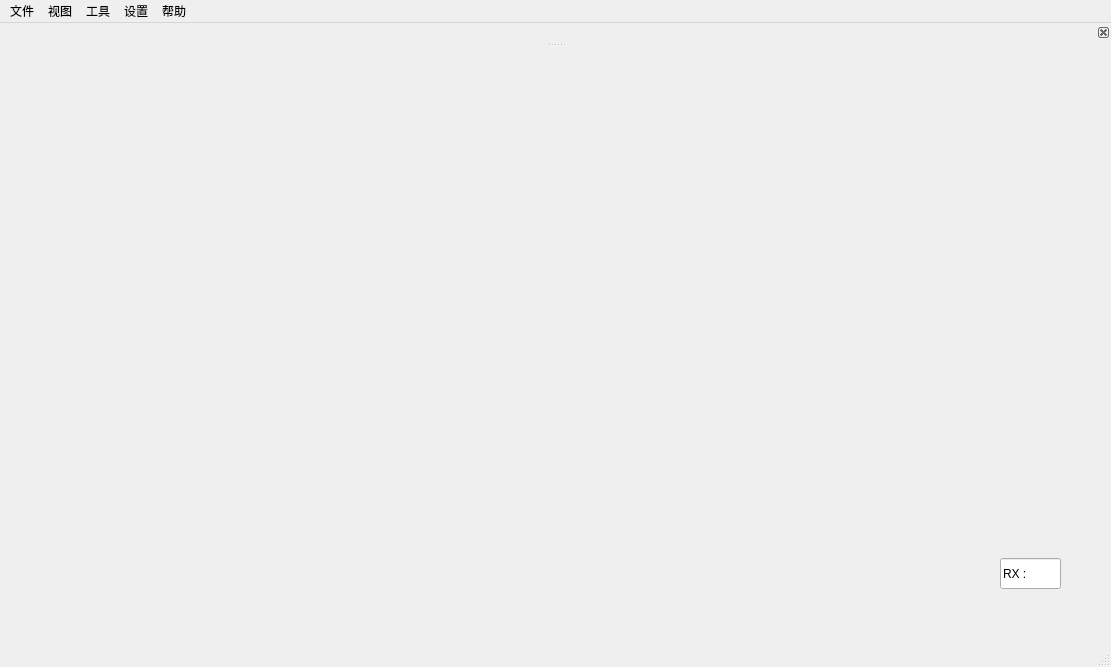
<?xml version="1.0" encoding="UTF-8"?>
<ui version="4.0">
 <class>MainWindow</class>
 <widget class="QMainWindow" name="MainWindow">
  <property name="geometry">
   <rect>
    <x>0</x>
    <y>0</y>
    <width>1111</width>
    <height>667</height>
   </rect>
  </property>
  <property name="windowTitle">
   <string>MainWindow</string>
  </property>
  <property name="styleSheet">
   <string notr="true"/>
  </property>
  <widget class="QWidget" name="centralwidget">
   <widget class="QLineEdit" name="lineEdit">
    <property name="geometry">
     <rect>
      <x>1000</x>
      <y>510</y>
      <width>61</width>
      <height>31</height>
     </rect>
    </property>
    <property name="text">
     <string>RX : </string>
    </property>
   </widget>
  </widget>
  <widget class="QMenuBar" name="menubar">
   <property name="geometry">
    <rect>
     <x>0</x>
     <y>0</y>
     <width>1111</width>
     <height>26</height>
    </rect>
   </property>
   <widget class="QMenu" name="menulmy">
    <property name="title">
     <string>文件</string>
    </property>
   </widget>
   <widget class="QMenu" name="menu">
    <property name="title">
     <string>视图</string>
    </property>
   </widget>
   <widget class="QMenu" name="menu_2">
    <property name="title">
     <string>工具</string>
    </property>
   </widget>
   <widget class="QMenu" name="menu_3">
    <property name="title">
     <string>设置</string>
    </property>
   </widget>
   <widget class="QMenu" name="menu_4">
    <property name="title">
     <string>帮助</string>
    </property>
   </widget>
   <addaction name="menulmy"/>
   <addaction name="menu"/>
   <addaction name="menu_2"/>
   <addaction name="menu_3"/>
   <addaction name="menu_4"/>
  </widget>
  <widget class="QStatusBar" name="statusbar"/>
  <widget class="QDockWidget" name="dockWidget_2">
   <property name="features">
    <set>QDockWidget::DockWidgetClosable</set>
   </property>
   <attribute name="dockWidgetArea">
    <number>4</number>
   </attribute>
   <widget class="QWidget" name="widget">
    <widget class="QComboBox" name="comboBox">
     <property name="geometry">
      <rect>
       <x>10</x>
       <y>10</y>
       <width>91</width>
       <height>31</height>
      </rect>
     </property>
    </widget>
    <widget class="QPushButton" name="pushButton">
     <property name="geometry">
      <rect>
       <x>110</x>
       <y>10</y>
       <width>82</width>
       <height>31</height>
      </rect>
     </property>
     <property name="text">
      <string>串口</string>
     </property>
    </widget>
   </widget>
  </widget>
  <action name="actionxml">
   <property name="text">
    <string>xml</string>
   </property>
  </action>
 </widget>
 <resources/>
 <connections/>
</ui>
